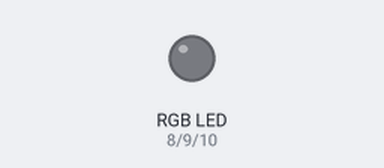
Recording of a sketch running on a simulated Arduino Uno, built with avr-gcc and run on an emulated ATmega328P. On the bench: an RGB LED mixed from three pins (HIGH = lit).

Above: at 0.5 s.
At 2.5 s:
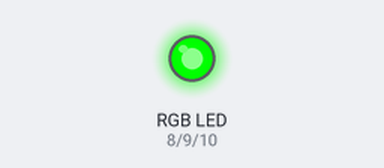
At 3.5 s:
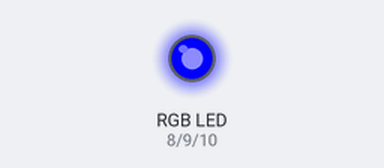
At 4.5 s:
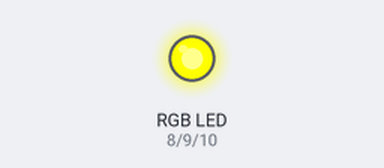
At 6.5 s:
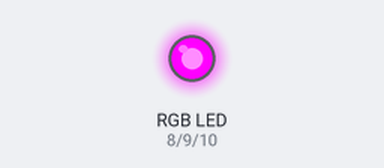
At 9.5 s:
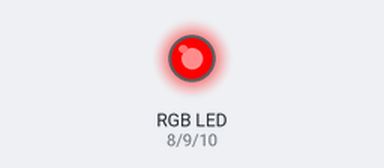
Timing chart, 0 to 10.4 s (numbered marks = the images above):
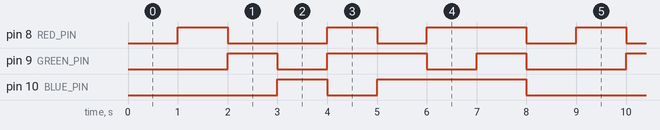

Measured:
- by itself, pin 8 (RED_PIN): repeats every 8.0 s: LOW 2.0 s, HIGH 1.0 s, LOW 1.0 s, HIGH 2.0 s, LOW 1.0 s, HIGH 1.0 s
- by itself, pin 9 (GREEN_PIN): repeats every 8.0 s: LOW 1.0 s, HIGH 2.0 s, LOW 1.0 s, HIGH 1.0 s, LOW 2.0 s, HIGH 1.0 s
- by itself, pin 10 (BLUE_PIN): repeats every 8.0 s: LOW 1.0 s, HIGH 3.0 s, LOW 3.0 s, HIGH 1.0 s

The sketch:

rgb_test.ino
```cpp
const int RED_PIN = 8;
const int GREEN_PIN = 9;
const int BLUE_PIN = 10;
const int DISPLAY_TIME = 1000;

void setup() {
  pinMode(RED_PIN, OUTPUT);
  pinMode(GREEN_PIN, OUTPUT);
  pinMode(BLUE_PIN, OUTPUT);
}

void loop() {
  mainColors();
}

void mainColors()
{
  // all LEDs off
  digitalWrite(RED_PIN, LOW);
  digitalWrite(GREEN_PIN, LOW);
  digitalWrite(BLUE_PIN, LOW);
  delay(DISPLAY_TIME);

  // Red
  digitalWrite(RED_PIN, HIGH);
  digitalWrite(GREEN_PIN, LOW);
  digitalWrite(BLUE_PIN, LOW);
  delay(DISPLAY_TIME);

  // Green
  digitalWrite(RED_PIN, LOW);
  digitalWrite(GREEN_PIN, HIGH);
  digitalWrite(BLUE_PIN, LOW);
  delay(DISPLAY_TIME);

  // Blue
  digitalWrite(RED_PIN, LOW);
  digitalWrite(GREEN_PIN, LOW);
  digitalWrite(BLUE_PIN, HIGH);
  delay(DISPLAY_TIME);

  // Yellow (Red and Green)
  digitalWrite(RED_PIN, HIGH);
  digitalWrite(GREEN_PIN, HIGH);
  digitalWrite(BLUE_PIN, LOW);
  delay(DISPLAY_TIME);

  // Cyan (Green and Blue)
  digitalWrite(RED_PIN, LOW);
  digitalWrite(GREEN_PIN, HIGH);
  digitalWrite(BLUE_PIN, HIGH);
  delay(DISPLAY_TIME);

  // Purple (Red and Blue)
  digitalWrite(RED_PIN, HIGH);
  digitalWrite(GREEN_PIN, LOW);
  digitalWrite(BLUE_PIN, HIGH);
  delay(DISPLAY_TIME);

  // White (turn all the LEDs on)
  digitalWrite(RED_PIN, HIGH);
  digitalWrite(GREEN_PIN, HIGH);
  digitalWrite(BLUE_PIN, HIGH);
  delay(DISPLAY_TIME);
}
```
